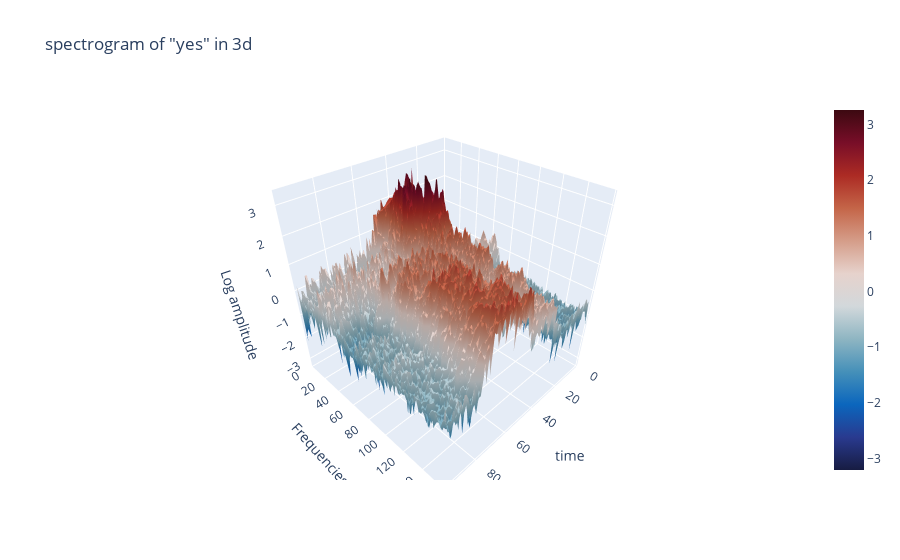

Write notebook code for a chart like this one.
### Markdown cell above
## 1.3. Spectrogram in 3d

By the way, times change, and the tools change. Have you ever seen spectrogram in 3d?

### Code cell
# data = [go.Surface(z=spectrogram.T)]
data = [go.Surface(z=spectrogram.T, colorscale="balance")]  # 원본과 비슷한 색 위해 색 지정
layout = go.Layout(
    title = "spectrogram of \"yes\" in 3d",
    scene = dict(
        # yaxis = dict(title="Frequencies", range=freqs),
        # xaxis = dict(title="time", range=times),
        # range 인자는 [min, max]로 값을 줘야 함.
        # y = 1차원 인덱스, x = 2차원 인덱스, z = 값
        yaxis = dict(title="Frequencies", range=[0, spectrogram.T.shape[0]]),
        xaxis = dict(title="time", range=[0, spectrogram.T.shape[1]]),
        zaxis = dict(title="Log amplitude"),
    ),
)
fig = go.Figure(data=data, layout=layout)
py.iplot(fig)

### Figure 1 — Plotly figure (JSON) as saved in the notebook; plotly's stock layout.template omitted (floating-point values rounded to 4 significant figures; data arrays with more than 128 entries replaced by an {"elided": "..."} marker saying what was removed)
{"data": [{"colorscale": [[0, "rgb(23, 28, 66)"], [0.09091, "rgb(41, 58, 143)"], [0.1818, "rgb(11, 102, 189)"], [0.2727, "rgb(69, 144, 185)"], [0.3636, "rgb(142, 181, 194)"], [0.4545, "rgb(210, 216, 219)"], [0.5455, "rgb(230, 210, 204)"], [0.6364, "rgb(213, 157, 137)"], [0.7273, "rgb(196, 101, 72)"], [0.8182, "rgb(172, 43, 36)"], [0.9091, "rgb(120, 14, 40)"], [1, "rgb(60, 9, 17)"]], "type": "surface", "z": {"elided": "161x99 float values"}}], "layout": {"scene": {"xaxis": {"range": [0, 99], "title": {"text": "time"}}, "yaxis": {"range": [0, 161], "title": {"text": "Frequencies"}}, "zaxis": {"title": {"text": "Log amplitude"}}}, "title": {"text": "spectrogram of \"yes\" in 3d"}}}
